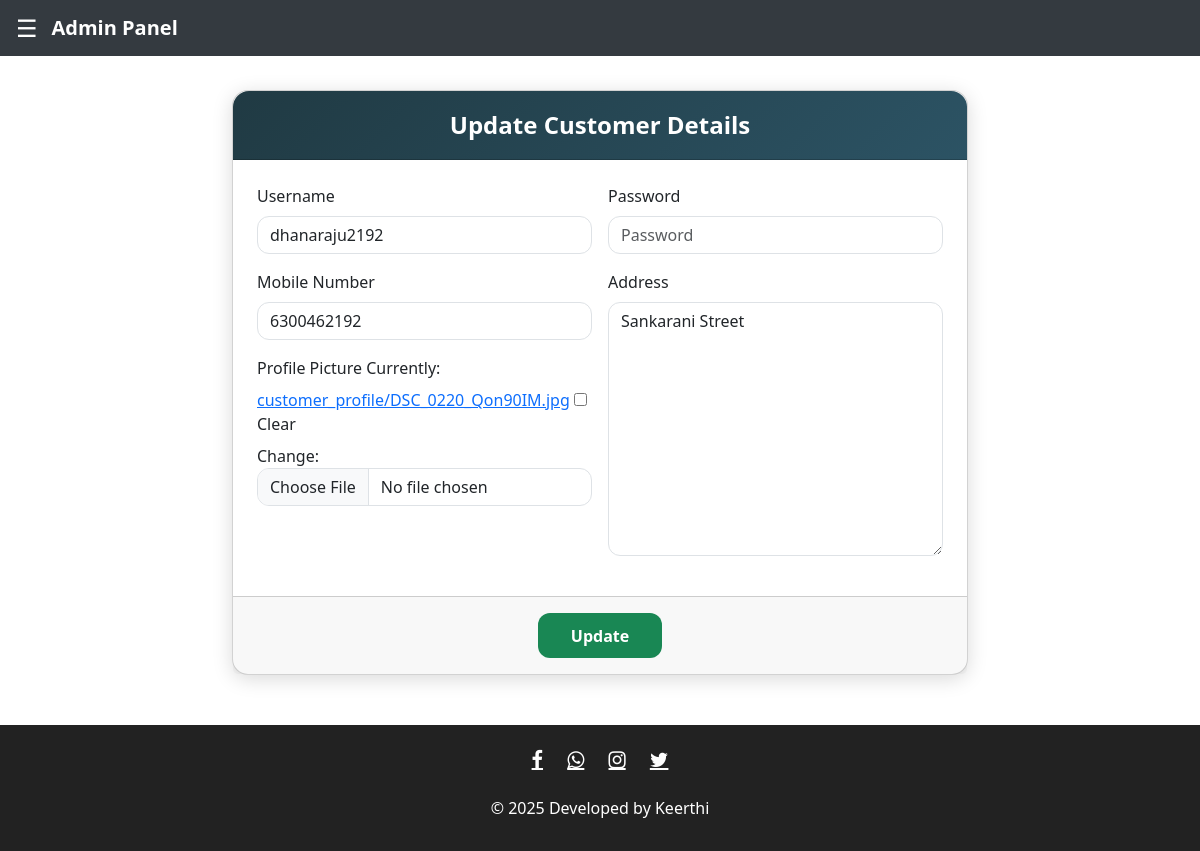
The app's page /update-customer/1/ (signed in) with its own data.
### ecom/models.py (models this page shows, shortened)
class AdminUser(AbstractBaseUser, PermissionsMixin):
    username = models.CharField(max_length=150, unique=True)
    email = models.EmailField(unique=True)
    profile_pic = models.ImageField(upload_to='admin_profiles/', null=True, blank=True)
    mobile = models.CharField(max_length=15, null=True, blank=True)
    is_active = models.BooleanField(default=True)
    is_staff = models.BooleanField(default=True)
    objects = AdminUserManager()
    USERNAME_FIELD = 'username'
    REQUIRED_FIELDS = ['email']

class Customer(models.Model):
    user = models.OneToOneField(settings.AUTH_USER_MODEL, on_delete=models.CASCADE)
    address = models.TextField()
    mobile = models.CharField(max_length=20)
    profile_pic = models.ImageField(upload_to='customer_profile/', null=True, blank=True)

### ecom/views.py (the view)
# urls.py: path('update-customer/<int:pk>/', views.update_customer_view, name='update-customer'),
@login_required(login_url='adminlogin')
def update_customer_view(request, pk):
    customer = Customer.objects.get(id=pk)
    user = customer.user  # Access related AdminUser
    if request.method == 'POST':
        userForm = forms.AdminUserForm(request.POST, request.FILES, instance=user)
        customerForm = forms.CustomerForm(request.POST, request.FILES, instance=customer)
        if userForm.is_valid() and customerForm.is_valid():
            userForm.save()
            customerForm.save()
            return redirect('view-customer')
    else:
        userForm = forms.AdminUserForm(instance=user)
        customerForm = forms.CustomerForm(instance=customer)
    context = {
        'userForm': userForm,
        'customerForm': customerForm
    }
    return render(request, 'ecom/admin_update_customer.html', context=context)

### ecom/forms.py
class AdminUserForm(forms.ModelForm):
    password = forms.CharField(widget=forms.PasswordInput)
    class Meta:
        model = AdminUser
        fields = ['username', 'email', 'password', 'profile_pic', 'mobile']

class CustomerForm(forms.ModelForm):
    class Meta:
        model = Customer
        fields = ['address', 'mobile', 'profile_pic']

### templates/ecom/admin_update_customer.html (shortened to what this page needs)
{% extends 'ecom/admin_base.html' %}
{% load widget_tweaks %}
{% block content %}
<link href="https://cdn.jsdelivr.net/npm/bootstrap@5.3.0/dist/css/bootstrap.min.css" rel="stylesheet">
<div class="container update-container">
  <div class="row justify-content-center">
    <div class="col-md-10 col-lg-8">
      <form method="POST" enctype="multipart/form-data" class="card">
        <div class="card-header">
          Update Customer Details
        </div>
        <div class="card-body p-4">
          <div class="row g-3">
            <div class="col-md-6">
              <div class="form-group">
                <label>Username</label>
                {% render_field userForm.username class="form-control" placeholder="Username" %}
              </div>
              <div class="form-group">
                <label>Mobile Number</label>
                {% render_field customerForm.mobile class="form-control" placeholder="Contact Number" %}
              </div>
              <div class="form-group">
                <label>Profile Picture</label>
                {% render_field customerForm.profile_pic class="form-control" %}
              </div>
            </div>
            <div class="col-md-6">
              <div class="form-group">
                <label>Password</label>
                {% render_field userForm.password class="form-control" placeholder="Password" %}
              </div>
              <div class="form-group">
                <label>Address</label>
                {% render_field customerForm.address class="form-control" placeholder="Customer Address" %}
              </div>
            </div>
          </div>
        </div>
        <div class="card-footer text-center py-3">
          <button type="submit" class="btn btn-update">Update</button>
        </div>
      </form>
    </div>
  </div>
</div>
{% endblock content %}

### templates/ecom/admin_base.html (style rules this page uses)
body { background-color: #f4f4f4; display: flex; flex-direction: column; min-height: 100vh; overflow-x: hidden; }
.container { padding-top: 90px; transition: margin-left 0.5s ease; }

### templates/ecom/admin_update_customer.html (style rules this page uses)
.update-container { margin-bottom: 50px; padding: revert; }
.card { border-radius: 1rem; box-shadow: 0 4px 20px rgba(0, 0, 0, 0.15); }
.card-header { background: linear-gradient(135deg, #203A43, #2C5364); color: white; border-top-left-radius: 1rem; border-top-right-radius: 1rem; font-weight: bold; text-align: center; font-size: 1.5rem; padding: 1rem; }
.form-control { border-radius: 0.75rem; }
.btn-update { background-color: #198754; color: white; border-radius: 0.75rem; padding: 0.6rem 2rem; font-weight: bold; }

### records on screen
AdminUser: username "dhanaraju2192"
Customer: mobile "6300462192", address "Sankarani Street"
